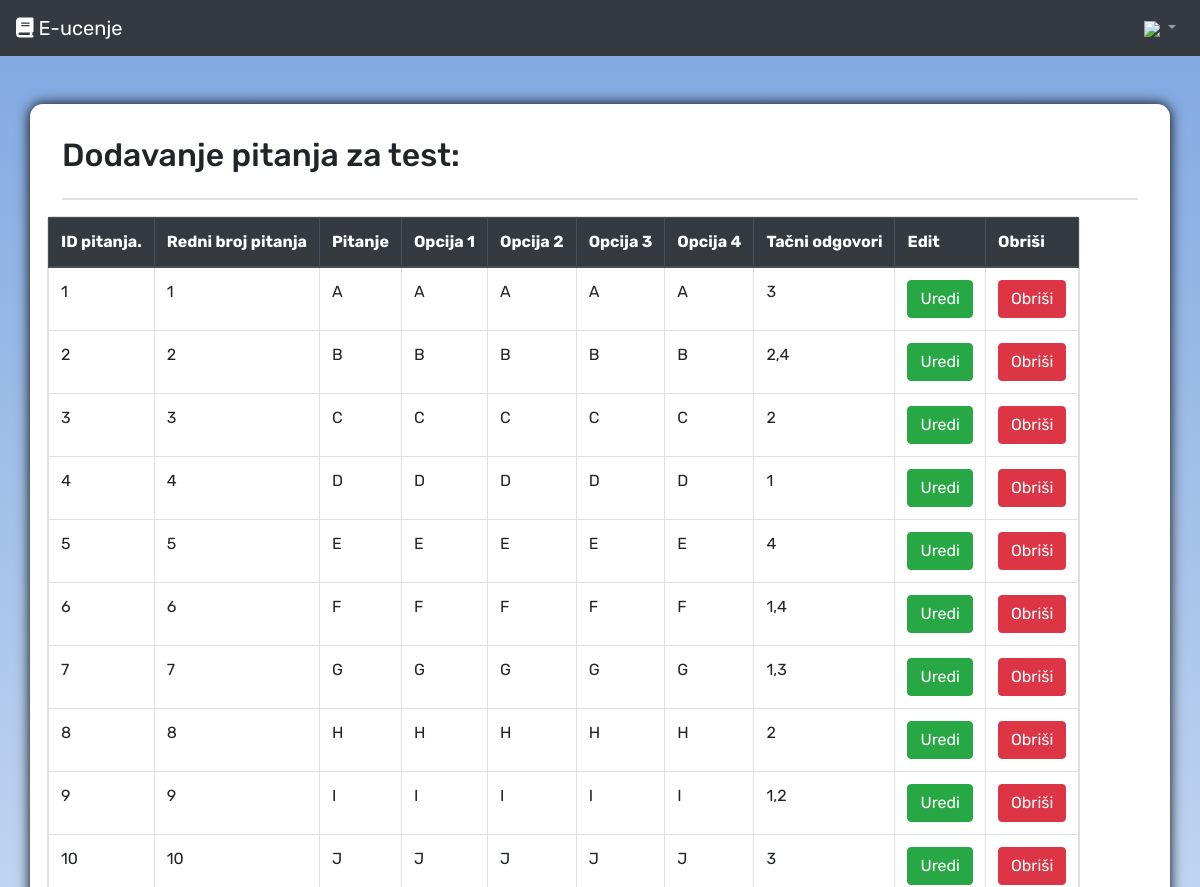
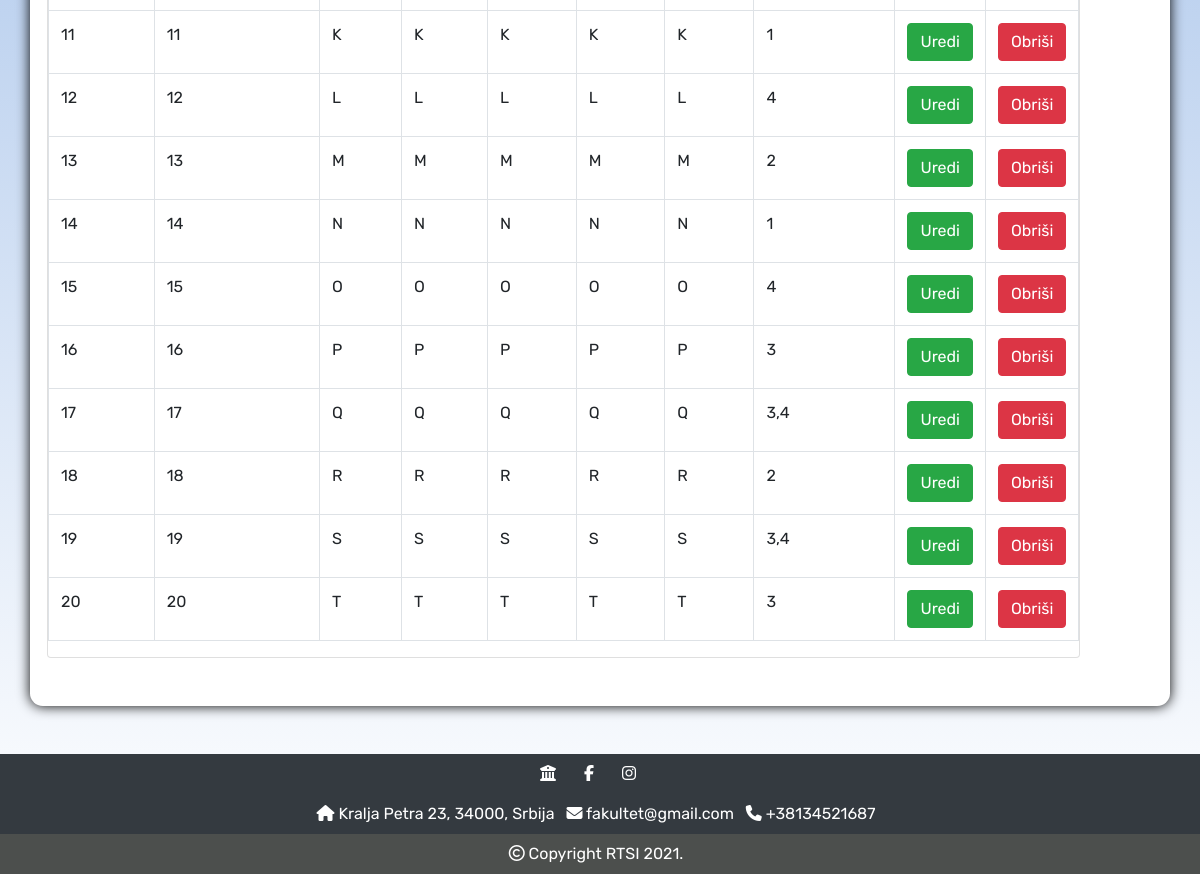
Screenshot of /nastavnik/Question.php?test_id=1 with the database file from the repository (2 pictures, top to bottom).
### tables this page shows
CREATE TABLE `pitanje` (
  `idPitanja` int(11) NOT NULL,
  `sifraKursa` char(50) NOT NULL,
  `idTesta` int(11) NOT NULL,
  `brojPitanja` int(11) NOT NULL,
  `tekstPitanja` varchar(255) NOT NULL,
  `poeni` double NOT NULL,
  `tekstOdgovora1` varchar(255) NOT NULL,
  `tekstOdgovora2` varchar(255) NOT NULL,
  `tekstOdgovora3` varchar(255) NOT NULL,
  `tekstOdgovora4` varchar(255) NOT NULL,
  `tacan` varchar(255) NOT NULL
);

### nastavnik/Question.php (the view, shortened to what this page needs)
<!DOCTYPE html>
<html lang="en">
<head>
    <link rel="stylesheet" href="https://stackpath.bootstrapcdn.com/bootstrap/4.3.1/css/bootstrap.min.css">
    <link rel="stylesheet" type="text/css" href="../css/style.css">
</head>
<body style="background-image: linear-gradient(#7ea7e0, white) ;">
<?php session_start(); include("../navbar.php")?>
    <div class="container my-5" id="materialContent">
        <h2>Dodavanje pitanja za test: <span style="color:red"> <?php echo $_SESSION['nazivTesta']; ?> </span></h2>
        <div class="row mt-4">
            <div class="col-lg-12">
                <div class="card">
                    <?php
                        global $conn;
                        $id = $_SESSION['test_id'];
                    ?>
            </div>
        </div>
        <div class="row my-3 border-0">
                <div class="col-lg-12 border-0">
                    <div class="card border-0">
                        <div class="card body">
                            <div class="table-responsive">
                            <table class="table table-bordered table-md">
                                <thead class="thead-dark">
                                <tr>
                                    <th>ID pitanja.</th>
                                    <th> Redni broj pitanja </th>
                                    <th>Pitanje</th>
                                    <th>Opcija 1</th>
                                    <th>Opcija 2</th>
                                    <th>Opcija 3</th>
                                    <th>Opcija 4</th>
                                    <th>Tačni odgovori</th>
                                    <th>Edit</th>
                                    <th>Obriši</th>
                                </tr>
                                </thead>
                                <?php
                                    $sql = "SELECT * FROM pitanje WHERE idTesta = '$id'";
                                    $result = mysqli_query($conn, $sql);
                                    $numofRows = $result->num_rows;
                                    $counter = 0;
                                    if($numofRows > 0) {
                                        while($counter < $numofRows) {
                                            $row = $result->fetch_assoc(); ?>
                                            <tr>
                                                <td> <?php echo $row['idPitanja']; ?> </td>
                                                <td> <?php echo $row['brojPitanja']; ?> </td>
                                                <td> <?php echo $row['tekstPitanja']; ?> </td>
                                                <td> <?php echo $row['tekstOdgovora1']; ?> </td>
                                                <td> <?php echo $row['tekstOdgovora2']; ?> </td>
                                                <td> <?php echo $row['tekstOdgovora3']; ?> </td>
                                                <td> <?php echo $row['tekstOdgovora4']; ?> </td>
                                                <td> <?php echo $row['tacan']; ?> </td>
                                                <td><a href="<?php echo "../nastavnik/editQuestion.php?idTesta=".$_SESSION['test_id']."&idPitanja=".$row['idPitanja']; ?>" class="btn btn-success">Uredi</a></td>
                                                <td><a href="<?php echo "../nastavnik/deleteQuestion.php?idPitanja=".$row['idPitanja']; ?>" class="btn btn-danger">Obriši</a></td>
                                            </tr>
                                            <?php
                                            $counter++;
                                        }
                                    }
                                ?>
                            </table>
                            </div>
                        </div>
                    </div>
                </div>
            </div>
    </div>
                                </div>
        <?php include("../footer.php")?>
    <script src="https://stackpath.bootstrapcdn.com/bootstrap/4.3.1/js/bootstrap.min.js"></script></body>
</body>
</html>

### navbar.php (shortened to what this page needs)
<nav class="navbar navbar-expand-sm navbar-dark bg-dark ">
        <a href="#" class="navbar-brand"><i class="fas fa-book"></i>︁︁ E-ucenje</a>
        <div class="collapse navbar-collapse" id="menuItems">
            <ul class="navbar-nav ml-auto">
                <li class="nav-item dropdown">
                    <a href="#" class="nav-link dropdown-toggle" data-toggle="dropdown" data-target="dropdown_target">
                      <?php echo "<img src='../assets/".$_SESSION['fotografijaKorisnika']."' style='width:20px' float:'right'>"?>
                    </a>
                </li>
            </ul>
        </div>
</nav>

### footer.php
<footer class="page-footer bg-dark ">
        <div class="bg-dark">
            <div class="container-fluid">
                <div class="row py-2 d-flex align-items-center">
                    <div class="col-md-12 text-center">
                        <a href="#"><i class="fas fa-university text-white mr-4"></i></a>
                        <a href="#"><i class="fab fa-facebook-f text-white mr-4"></i></a>
                        <a href="#"><i class="fab fa-instagram text-white mr-4"></i></a>
                    </div>
                </div>
                <div class="row py-2 d-flex align-items-center">
                    <div class="col-md-12 text-center">
                        <span class="text-white mr-2"><i class="fas fa-home"></i> Kralja Petra 23, 34000, Srbija</span>
                        <span class="text-white mr-2"><i class="fas fa-envelope"></i> fakultet@gmail.com</span>
                        <span class="text-white mr-2"><i class="fas fa-phone"></i> +38134521687</span>
                    </div>
                </div>
                <div style="background:#4c4f4d" class="row py-2 d-flex align-items-center">
                    <div class="col-md-12 text-center">
                        <span class="text-white mr-2"><i class="far fa-copyright"></i> Copyright RTSI 2021.</span>
                    </div>
                </div>
            </div>
        </div>
    </footer>

### css/style.css (style rules this page uses)
* { font-family: 'Rubik', sans-serif; }
#materialContent { background: white; padding:2em; border-radius:0.8em; box-shadow: 0em 0em 0.8em 0em #000; }

### nastavnik/Question.php (style rules this page uses)
html { min-height:100%; }

### rows the page displays
pitanje: idPitanja "1", brojPitanja "1", tekstPitanja "A", tekstOdgovora1 "A", tekstOdgovora2 "A", tekstOdgovora3 "A", tekstOdgovora4 "A", tacan "3"
pitanje: idPitanja "2", brojPitanja "2", tekstPitanja "B", tekstOdgovora1 "B", tekstOdgovora2 "B", tekstOdgovora3 "B", tekstOdgovora4 "B", tacan "2,4"
pitanje: idPitanja "3", brojPitanja "3", tekstPitanja "C", tekstOdgovora1 "C", tekstOdgovora2 "C", tekstOdgovora3 "C", tekstOdgovora4 "C", tacan "2"
pitanje: idPitanja "4", brojPitanja "4", tekstPitanja "D", tekstOdgovora1 "D", tekstOdgovora2 "D", tekstOdgovora3 "D", tekstOdgovora4 "D", tacan "1"
pitanje: idPitanja "5", brojPitanja "5", tekstPitanja "E", tekstOdgovora1 "E", tekstOdgovora2 "E", tekstOdgovora3 "E", tekstOdgovora4 "E", tacan "4"
pitanje: idPitanja "6", brojPitanja "6", tekstPitanja "F", tekstOdgovora1 "F", tekstOdgovora2 "F", tekstOdgovora3 "F", tekstOdgovora4 "F", tacan "1,4"
pitanje: idPitanja "7", brojPitanja "7", tekstPitanja "G", tekstOdgovora1 "G", tekstOdgovora2 "G", tekstOdgovora3 "G", tekstOdgovora4 "G", tacan "1,3"
pitanje: idPitanja "8", brojPitanja "8", tekstPitanja "H", tekstOdgovora1 "H", tekstOdgovora2 "H", tekstOdgovora3 "H", tekstOdgovora4 "H", tacan "2"
pitanje: idPitanja "9", brojPitanja "9", tekstPitanja "I", tekstOdgovora1 "I", tekstOdgovora2 "I", tekstOdgovora3 "I", tekstOdgovora4 "I", tacan "1,2"
pitanje: idPitanja "10", brojPitanja "10", tekstPitanja "J", tekstOdgovora1 "J", tekstOdgovora2 "J", tekstOdgovora3 "J", tekstOdgovora4 "J", tacan "3"
pitanje: idPitanja "11", brojPitanja "11", tekstPitanja "K", tekstOdgovora1 "K", tekstOdgovora2 "K", tekstOdgovora3 "K", tekstOdgovora4 "K", tacan "1"
pitanje: idPitanja "12", brojPitanja "12", tekstPitanja "L", tekstOdgovora1 "L", tekstOdgovora2 "L", tekstOdgovora3 "L", tekstOdgovora4 "L", tacan "4"
pitanje: idPitanja "13", brojPitanja "13", tekstPitanja "M", tekstOdgovora1 "M", tekstOdgovora2 "M", tekstOdgovora3 "M", tekstOdgovora4 "M", tacan "2"
pitanje: idPitanja "14", brojPitanja "14", tekstPitanja "N", tekstOdgovora1 "N", tekstOdgovora2 "N", tekstOdgovora3 "N", tekstOdgovora4 "N", tacan "1"
pitanje: idPitanja "15", brojPitanja "15", tekstPitanja "O", tekstOdgovora1 "O", tekstOdgovora2 "O", tekstOdgovora3 "O", tekstOdgovora4 "O", tacan "4"
pitanje: idPitanja "16", brojPitanja "16", tekstPitanja "P", tekstOdgovora1 "P", tekstOdgovora2 "P", tekstOdgovora3 "P", tekstOdgovora4 "P", tacan "3"
pitanje: idPitanja "17", brojPitanja "17", tekstPitanja "Q", tekstOdgovora1 "Q", tekstOdgovora2 "Q", tekstOdgovora3 "Q", tekstOdgovora4 "Q", tacan "3,4"
pitanje: idPitanja "18", brojPitanja "18", tekstPitanja "R", tekstOdgovora1 "R", tekstOdgovora2 "R", tekstOdgovora3 "R", tekstOdgovora4 "R", tacan "2"
pitanje: idPitanja "19", brojPitanja "19", tekstPitanja "S", tekstOdgovora1 "S", tekstOdgovora2 "S", tekstOdgovora3 "S", tekstOdgovora4 "S", tacan "3,4"
pitanje: idPitanja "20", brojPitanja "20", tekstPitanja "T", tekstOdgovora1 "T", tekstOdgovora2 "T", tekstOdgovora3 "T", tekstOdgovora4 "T", tacan "3"
